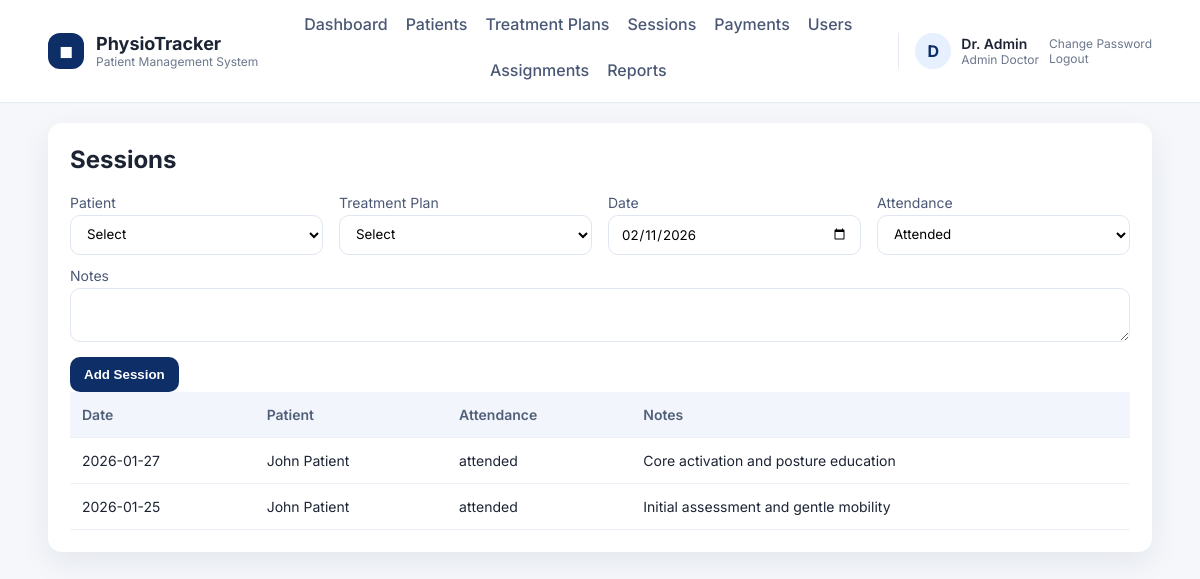
Screenshot of /admin/sessions.php (signed in) with the database file from the repository.
### tables this page shows
CREATE TABLE users (
    id INT AUTO_INCREMENT PRIMARY KEY,
    role ENUM('admin_doctor','sub_doctor','receptionist','patient') NOT NULL,
    name VARCHAR(120) NOT NULL,
    email VARCHAR(180) NOT NULL UNIQUE,
    password_hash VARCHAR(255) NOT NULL,
    security_question VARCHAR(255) NOT NULL,
    security_answer_hash VARCHAR(255) NOT NULL,
    active TINYINT(1) NOT NULL DEFAULT 1,
    can_view_reports TINYINT(1) NOT NULL DEFAULT 1,
    created_at TIMESTAMP DEFAULT CURRENT_TIMESTAMP
);

CREATE TABLE sessions (
    id INT AUTO_INCREMENT PRIMARY KEY,
    patient_id INT NOT NULL,
    treatment_plan_id INT NOT NULL,
    session_date DATE NOT NULL,
    attendance ENUM('attended','missed','cancelled') DEFAULT 'attended',
    notes TEXT,
    created_by INT NULL,
    created_at TIMESTAMP DEFAULT CURRENT_TIMESTAMP,
    FOREIGN KEY (patient_id) REFERENCES patients(id) ON DELETE CASCADE,
    FOREIGN KEY (treatment_plan_id) REFERENCES treatment_plans(id) ON DELETE CASCADE
);

CREATE TABLE patients (
    id INT AUTO_INCREMENT PRIMARY KEY,
    user_id INT NULL,
    first_name VARCHAR(80) NOT NULL,
    last_name VARCHAR(80) NOT NULL,
    age INT NULL,
    gender VARCHAR(20),
    dob DATE NULL,
    occupation VARCHAR(120),
    assessment_date DATE NULL,
    dominance VARCHAR(50),
    condition_duration VARCHAR(100),
    phone VARCHAR(40),
    address VARCHAR(255),
    emergency_contact VARCHAR(120),
    chief_complain TEXT,
    history_present_illness TEXT,
    past_medical_history TEXT,
    surgical_history TEXT,
    family_history TEXT,
    socio_economic_status TEXT,
    observation_built TEXT,
    observation_attitude_limb TEXT,
    observation_posture TEXT,
    observation_deformity TEXT,
    aids_applications TEXT,
    gait TEXT,
    palpation_tenderness TEXT,
    palpation_oedema VARCHAR(50),
    palpation_warmth TEXT,
    palpation_crepitus TEXT,
    examination_rom TEXT,
    muscle_power TEXT,
    muscle_bulk TEXT,
    ligament_instability TEXT,
    pain_type TEXT,
    pain_site TEXT,
    pain_nature TEXT,
    pain_aggravating_factor TEXT,
    pain_relieving_factor TEXT,
    pain_measurement TINYINT NULL,
    gait_assessment TEXT,
    diagnosis TEXT,
    treatment_goals TEXT,
    created_by INT NULL,
    created_at TIMESTAMP DEFAULT CURRENT_TIMESTAMP,
    FOREIGN KEY (user_id) REFERENCES users(id) ON DELETE SET NULL
);

### db.php (called while the page is built, shortened)
<?php
function db(): PDO
{
    static $pdo = null;
    if ($pdo === null) {
        $dsn = 'mysql:host=' . DB_HOST . ';dbname=' . DB_NAME . ';charset=utf8mb4';
        $pdo = new PDO($dsn, DB_USER, DB_PASS, [
            PDO::ATTR_ERRMODE => PDO::ERRMODE_EXCEPTION,
            PDO::ATTR_DEFAULT_FETCH_MODE => PDO::FETCH_ASSOC,
        ]);
    }
    return $pdo;
}

### auth.php (called while the page is built, shortened)
<?php
require_once __DIR__ . '/db.php';
require_once __DIR__ . '/helpers.php';
function current_user(): ?array
{
    $stmt = db()->prepare('SELECT * FROM users WHERE id = ?');
    $stmt->execute([$_SESSION['user_id']]);
    $user = $stmt->fetch();
    return $user ?: null;
}

### helpers.php (called while the page is built, shortened)
<?php
function e(string $value): string
{
    return htmlspecialchars($value, ENT_QUOTES, 'UTF-8');
}
function current_date(): string
{
    return date('Y-m-d');
}

### admin/sessions.php (the view, shortened to what this page needs)
<?php
require_once __DIR__ . '/../auth.php';
require_once __DIR__ . '/../helpers.php';
$pdo = db();
$sessions = $pdo->query('
    SELECT s.*, p.first_name, p.last_name
    FROM sessions s
    JOIN patients p ON p.id = s.patient_id
    ORDER BY s.session_date DESC
')->fetchAll();
require __DIR__ . '/../layout/header.php';
?>
<h2>Sessions</h2>
<form method="post">
    <div class="grid">
        <label>Patient
            <select name="patient_id" required>
                <option value="">Select</option>
            </select>
        </label>
        <label>Treatment Plan
            <select name="treatment_plan_id" required>
                <option value="">Select</option>
            </select>
        </label>
        <label>Date
            <input type="date" name="session_date" value="<?php echo current_date(); ?>">
        </label>
        <label>Attendance
            <select name="attendance">
                <option value="attended">Attended</option>
            </select>
        </label>
    </div>
    <label>Notes
        <textarea name="notes" rows="2"></textarea>
    </label>
    <button class="btn" type="submit">Add Session</button>
</form>
<table>
    <thead><tr><th>Date</th><th>Patient</th><th>Attendance</th><th>Notes</th></tr></thead>
    <tbody>
    <?php foreach ($sessions as $s): ?>
        <tr>
            <td><?php echo e($s['session_date']); ?></td>
            <td><?php echo e($s['first_name'] . ' ' . $s['last_name']); ?></td>
            <td><?php echo e($s['attendance']); ?></td>
            <td><?php echo e($s['notes']); ?></td>
        </tr>
    <?php endforeach; ?>
    </tbody>
</table>
<?php require __DIR__ . '/../layout/footer.php'; ?>

### layout/header.php (shortened to what this page needs)
<?php
require_once __DIR__ . '/../auth.php';
require_once __DIR__ . '/../helpers.php';
$user = current_user();
$role = $user['role'] ?? '';
$menu = [];
if ($user) {
    if ($role === 'admin_doctor') {
        $menu = [
            'Dashboard' => 'admin/dashboard.php',
            'Patients' => 'admin/patients.php',
            'Treatment Plans' => 'admin/treatment_plans.php',
            'Sessions' => 'admin/sessions.php',
            'Payments' => 'admin/payments.php',
            'Users' => 'admin/users.php',
            'Assignments' => 'admin/assignments.php',
        ];
        if ((int) $user['can_view_reports'] === 1) {
            $menu['Reports'] = 'admin/reports.php';
        }
    } elseif ($role === 'sub_doctor') {
        $menu = [
            'Dashboard' => 'subdoctor/dashboard.php',
            'Assigned Patients' => 'subdoctor/patients.php',
            'Session Notes' => 'subdoctor/sessions.php',
        ];
    } elseif ($role === 'receptionist') {
        $menu = [
            'Dashboard' => 'receptionist/dashboard.php',
            'Register Patients' => 'receptionist/patients.php',
            'Payments' => 'receptionist/payments.php',
        ];
    }
}
?>
<!doctype html>
<html>
<head>
    <?php $cssVersion = @filemtime(__DIR__ . '/../assets/style.css') ?: time(); ?>
    <link rel="stylesheet" href="<?php echo BASE_URL; ?>assets/style.css?v=<?php echo $cssVersion; ?>">
</head>
<body>
<header class="site-header">
    <div class="header-inner">
        <div class="brand">
            <div class="brand-mark">◼︎</div>
            <div>
                <div class="brand-title">PhysioTracker</div>
                <div class="brand-subtitle">Patient Management System</div>
            </div>
        </div>
        <nav class="main-nav">
            <?php if ($user): ?>
                <?php foreach ($menu as $label => $path): ?>
                    <a href="<?php echo BASE_URL . $path; ?>"><?php echo e($label); ?></a>
                <?php endforeach; ?>
            <?php else: ?>
                <a href="<?php echo BASE_URL; ?>login.php">Login</a>
            <?php endif; ?>
        </nav>
        <?php if ($user): ?>
            <div class="user-chip">
                <div class="user-avatar"><?php echo e(strtoupper(substr($user['name'], 0, 1))); ?></div>
                <div>
                    <div class="user-name"><?php echo e($user['name']); ?></div>
                    <div class="user-role"><?php echo e(str_replace('_', ' ', $role)); ?></div>
                </div>
                <div class="user-actions">
                    <a href="<?php echo BASE_URL; ?>change_password.php">Change Password</a>
                    <a href="<?php echo BASE_URL; ?>logout.php">Logout</a>
                </div>
            </div>
        <?php endif; ?>
    </div>
</header>
<main class="page">
    <div class="container">

### layout/footer.php
</div>
</main>
</body>
</html>

### assets/style.css (style rules this page uses)
:root { --bg: #f5f7fb; --card: #ffffff; --text: #1c2434; --muted: #6b778c; --primary: #0d2e66; --primary-100: #e7f0ff; --border: #e6ebf3; --shadow: 0 10px 30px rgba(23, 36, 58, 0.08); --radius: 14px; }
* { box-sizing: border-box; }
body { font-family: "Inter", Arial, sans-serif; margin: 0; background: var(--bg); color: var(--text); }
a { color: inherit; }
.site-header { background: #ffffff; border-bottom: 1px solid var(--border); position: sticky; top: 0; z-index: 20; }
.header-inner { width: 92%; max-width: 1280px; margin: 0 auto; display: flex; align-items: center; justify-content: space-between; gap: 18px; padding: 14px 0; flex-wrap: wrap; }
.brand { display: flex; align-items: center; gap: 12px; }
.brand-mark { background: var(--primary); color: #fff; width: 36px; height: 36px; display: grid; place-items: center; border-radius: 12px; font-weight: 700; }
.brand-title { font-weight: 700; font-size: 18px; }
.brand-subtitle { font-size: 12px; color: var(--muted); }
.main-nav { display: flex; gap: 18px; flex-wrap: wrap; justify-content: center; flex: 1; }
.main-nav a { text-decoration: none; font-weight: 500; color: #4b5875; padding-bottom: 6px; border-bottom: 2px solid transparent; }
.user-chip { display: flex; align-items: center; gap: 10px; border-left: 1px solid var(--border); padding-left: 16px; }
.user-avatar { width: 36px; height: 36px; border-radius: 50%; background: var(--primary-100); display: grid; place-items: center; font-weight: 700; color: var(--primary); }
.user-name { font-weight: 600; font-size: 14px; }
.user-role { font-size: 12px; color: var(--muted); text-transform: capitalize; }
.user-actions a { display: block; font-size: 12px; color: var(--muted); text-decoration: none; }
.page { padding: 20px 0 40px; }
.container { width: 92%; max-width: 1280px; margin: 0 auto; background: var(--card); padding: 22px; border-radius: var(--radius); box-shadow: var(--shadow); }
h2 { margin-top: 0; color: var(--text); }
.grid { display: grid; grid-template-columns: repeat(1, minmax(0, 1fr)); gap: 16px; }
table { width: 100%; border-collapse: collapse; }
th, td { border-bottom: 1px solid #edf1f7; padding: 14px 12px; text-align: left; font-size: 14px; }
th { background: #f2f5fb; color: #51607a; font-weight: 600; }
.btn { display: inline-flex; align-items: center; justify-content: center; padding: 10px 14px; background: var(--primary); color: #fff; text-decoration: none; border-radius: 10px; border: 0; cursor: pointer; font-weight: 600; white-space: nowrap; }
input, select, textarea { width: 100%; padding: 10px 12px; margin-top: 4px; border: 1px solid #dfe6f1; border-radius: 10px; background: #fff; font-family: inherit; }
label { display: block; margin-bottom: 12px; font-size: 14px; color: #4b5875; }
@media (min-width: 640px) { .grid { grid-template-columns: repeat(2, minmax(0, 1fr)); } }
@media (min-width: 768px) { .grid { grid-template-columns: repeat(4, minmax(0, 1fr)); } }

### rows the page displays
users: name "D", name "Dr. Admin", role "Admin Doctor"
sessions: session_date "2026-01-27", patient.last_name "John Patient", attendance "attended", notes "Core activation and posture education"
sessions: session_date "2026-01-25", patient.last_name "John Patient", attendance "attended", notes "Initial assessment and gentle mobility"

### other values shown
$label "Dashboard"
$label "Patients"
$label "Treatment Plans"
$label "Sessions"
$label "Payments"
$label "Users"
$label "Assignments"
$label "Reports"
